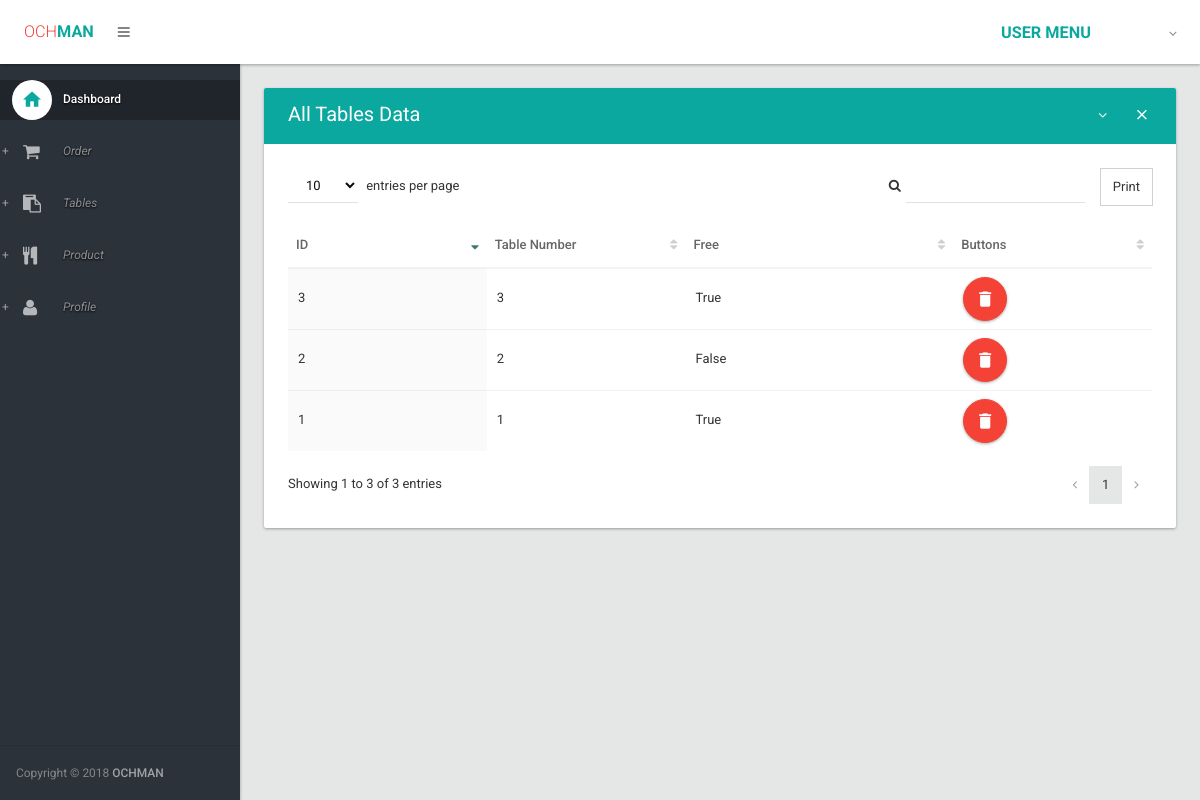
Page /tables (signed in) on the committed database.
### orders/models.py (models this page shows, shortened)
class Table(models.Model):
    number = models.IntegerField(unique = True, editable=True)
    isFree = models.BooleanField(default = True, editable=True)

### orders/views.py (the view)
# urls.py: url(r'^tables$', my_order.index_table, name='home_table'),
@login_required
def index_table(request):
    tables = Table.objects.all()
    return render(request, 'index_table.html', {'tables': tables})

### orders/templates/index_table.html (shortened to what this page needs)
{% extends 'layout.html' %}
{% block body %}
                <section>
                    <div class="section-body">
                        <div class="row">
                            <div class="col-lg-12">
                                <div class="card">
                                    <div class="card-head style-primary">
                                        <header>All Tables Data</header>
                                        <div class="tools">
                                            <a class="btn btn-icon-toggle btn-collapse"><i class="fa fa-angle-down"></i></a>
                                            <a class="btn btn-icon-toggle btn-close"><i class="md md-close"></i></a>
                                        </div>
                                    </div>
                                    <div class="card-body">
                                        <div class="table-responsive">
                                            <table id="datatable2" class="table order-column hover">
                                                <thead>
                                                    <tr>
                                                        <th width="70px">ID</th>
                                                        <th width="70px">Table Number</th>
                                                        <th width="100px">Free</th>
                                                        <th width="70px">Buttons</th>
                                                    </tr>
                                                </thead>
                                                <tbody>
                                                    {% for table in tables %}
                                                        <tr class="gradeX">
                                                            <td>{{ table.id }}</td>
                                                            <td>{{ table.number }}</td>
                                                            <td>{{ table.isFree }}</td>
                                                            <td>
                                                                <a href="{% url 'delete_table' table.id %}" class="btn ink-reaction btn-floating-action btn-danger" onclick="return confirm('Are you sure you want to delete this?')"><i class="md md-delete"></i> </a>
                                                            </td>
                                                        </tr>
                                                    {% endfor %}
                                                </tbody>
                                            </table>
                                        </div>
                                    </div>
                                </div>
                            </div>
                        </div>
                    </div>
                </section>
{% endblock %}

### rows in the picture
Table: id "1", number "1", isFree "True"
Table: id "2", number "2", isFree "False"
Table: id "3", number "3", isFree "True"
